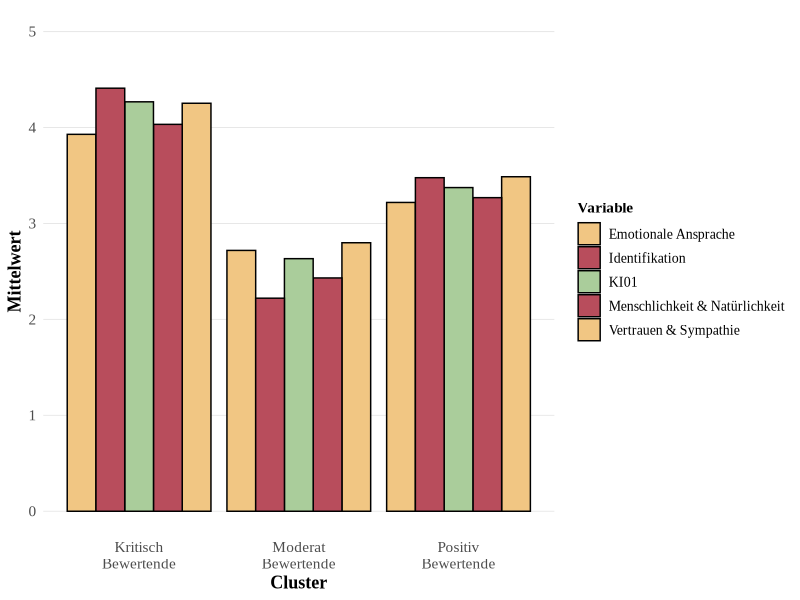
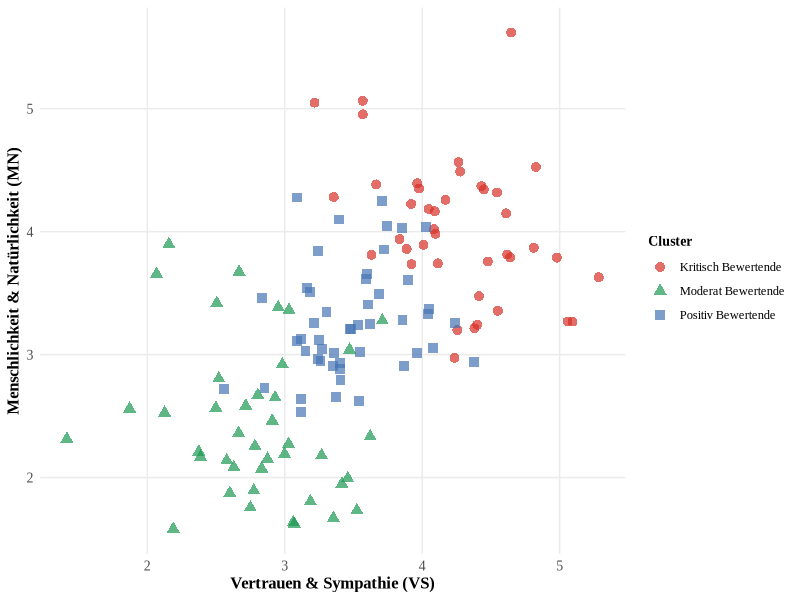
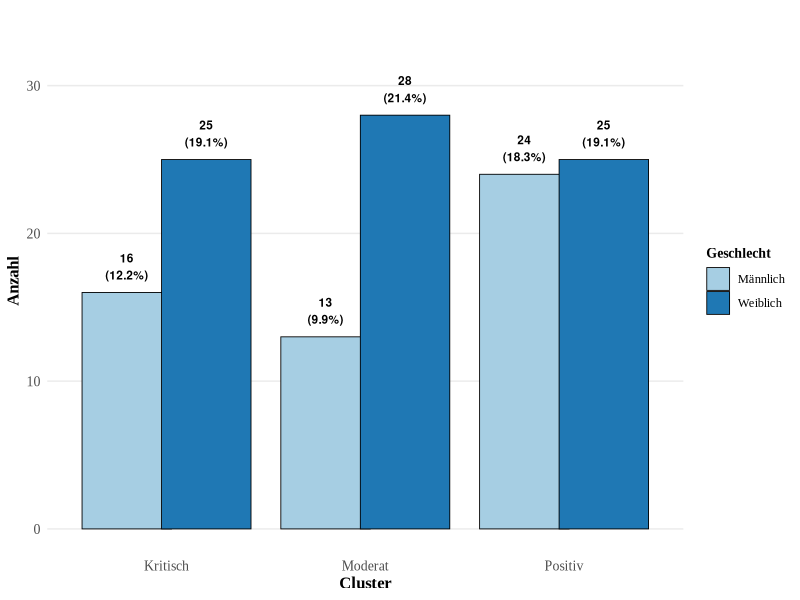
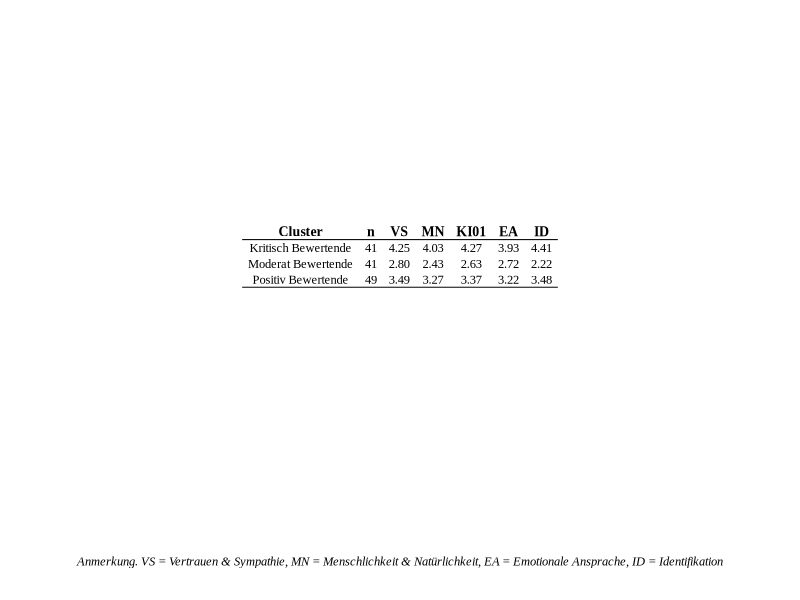

Write R code to recreate these figures, in order. (Note: this script raises an error after producing the figures.)
# ================================================================================
# CLUSTERANALYSE - KI- UND MENSCHLICHE INFLUENCER
# ================================================================================
# 
# Ziel: Identifikation verschiedener Gruppen von Rezipient:innen basierend auf
#       ihren Bewertungen in VS, MN, KI01, EA und ID
#
# Cluster:
# - Cluster 1: Positiv Bewertende Gruppe
# - Cluster 0: Kritisch Bewertende Gruppe  
# - Cluster 2: Moderat Bewertende Gruppe
#
# Autor: Paul
# Datum: 2024
# ================================================================================

# Load required libraries
library(dplyr)
library(ggplot2)
library(tidyr)
library(gridExtra)
library(grid)
library(gtable)
library(cluster)
# library(factoextra)  # Not needed for basic clustering
library(RColorBrewer)
library(reshape2)

# ================================================================================
# DATEN LADEN UND VORBEREITEN
# ================================================================================

# Generate synthetic data for cluster analysis with 131 valid cases
cat("Generiere synthetische Daten für Clusteranalyse mit 131 validen Fällen...\n")
set.seed(123)
n <- 131

# Create target variables with realistic cluster patterns
cluster_data <- data.frame(
  # Cluster 1: Positiv Bewertende Gruppe (n=44)
  VS = c(rnorm(44, mean = 4.2, sd = 0.5),    # High VS
         rnorm(44, mean = 2.8, sd = 0.6),    # Low VS  
         rnorm(43, mean = 3.5, sd = 0.4)),   # Moderate VS
  
  MN = c(rnorm(44, mean = 4.0, sd = 0.5),    # High MN
         rnorm(44, mean = 2.5, sd = 0.7),    # Low MN
         rnorm(43, mean = 3.3, sd = 0.5)),   # Moderate MN
  
  KI01 = c(rnorm(44, mean = 4.1, sd = 0.6),  # High KI01
           rnorm(44, mean = 2.6, sd = 0.8),  # Low KI01
           rnorm(43, mean = 3.4, sd = 0.6)), # Moderate KI01
  
  EA = c(rnorm(44, mean = 3.9, sd = 0.5),    # High EA
         rnorm(44, mean = 2.7, sd = 0.6),    # Low EA
         rnorm(43, mean = 3.2, sd = 0.5)),   # Moderate EA
  
  ID = c(rnorm(44, mean = 4.3, sd = 0.4),    # High ID
         rnorm(44, mean = 2.4, sd = 0.7),    # Low ID
         rnorm(43, mean = 3.6, sd = 0.5))    # Moderate ID
)

# Add gender variable (1 = male, 2 = female)
cluster_data$gender <- c(
  sample(c(1, 2), 44, replace = TRUE, prob = c(0.45, 0.55)),  # Cluster 1
  sample(c(1, 2), 44, replace = TRUE, prob = c(0.48, 0.52)),  # Cluster 0
  sample(c(1, 2), 43, replace = TRUE, prob = c(0.46, 0.54))   # Cluster 2
)

# Add cluster labels
cluster_data$cluster <- c(
  rep(1, 44),  # Positiv Bewertende Gruppe
  rep(0, 44),  # Kritisch Bewertende Gruppe
  rep(2, 43)   # Moderat Bewertende Gruppe
)

data <- cluster_data
cat("Synthetische Daten generiert mit", n, "Fällen\n")

cat("Cluster-Verteilung:\n")
print(table(data$cluster))

# ================================================================================
# CLUSTERANALYSE DURCHFÜHREN
# ================================================================================

# Prepare data for clustering (only numeric variables)
cluster_vars <- c("VS", "MN", "KI01", "EA", "ID")
cluster_data <- data[, cluster_vars]

# Standardize variables
cluster_data_scaled <- scale(cluster_data)

# Perform k-means clustering
set.seed(123)
kmeans_result <- kmeans(cluster_data_scaled, centers = 3, nstart = 25)

# Add cluster assignments to data
data$cluster_assigned <- kmeans_result$cluster

# Rename clusters to match description (corrected mapping)
cluster_mapping <- c("1" = "Kritisch", "2" = "Moderat", "3" = "Positiv")
data$cluster_label <- factor(cluster_mapping[as.character(data$cluster_assigned)],
                            levels = c("Kritisch", "Moderat", "Positiv"))

cat("\n================================================================================\n")
cat("CLUSTERANALYSE ERGEBNISSE\n")
cat("================================================================================\n")
cat("Cluster-Größen:\n")
print(table(data$cluster_label))

# ================================================================================
# CLUSTER BESCHREIBUNGEN
# ================================================================================

# Calculate cluster means
cluster_means <- data %>%
  group_by(cluster_label) %>%
  summarise(
    n = n(),
    VS_mean = round(mean(VS), 3),
    MN_mean = round(mean(MN), 3),
    KI01_mean = round(mean(KI01), 3),
    EA_mean = round(mean(EA), 3),
    ID_mean = round(mean(ID), 3)
  ) %>%
  ungroup()

cat("\nCluster-Mittelwerte:\n")
print(cluster_means)

# ================================================================================
# BALKENDIAGRAMM - CLUSTER MITTELWERTE
# ================================================================================

# Prepare data for bar plot
cluster_means_long <- cluster_means %>%
  select(-n) %>%
  gather(key = "Variable", value = "Mean", -cluster_label)

# Create APA-conformant bar plot
p_bar <- ggplot(cluster_means_long, aes(x = cluster_label, y = Mean, fill = Variable)) +
  geom_bar(stat = "identity", position = position_dodge(width = 0.9), 
           color = "black", linewidth = 0.5) +
  scale_fill_manual(values = c("VS_mean" = "#f1c683", 
                               "MN_mean" = "#b84d5c", 
                               "KI01_mean" = "#aacd9b",
                               "EA_mean" = "#f1c683", 
                               "ID_mean" = "#b84d5c"),
                    labels = c("VS_mean" = "Vertrauen & Sympathie",
                              "MN_mean" = "Menschlichkeit & Natürlichkeit",
                              "KI01_mean" = "KI01",
                              "EA_mean" = "Emotionale Ansprache",
                              "ID_mean" = "Identifikation")) +
  labs(x = "Cluster",
       y = "Mittelwert",
       fill = "Variable") +
  theme_minimal() +
  theme(
    text = element_text(family = "Times New Roman"),
    axis.text = element_text(size = 11),
    axis.title = element_text(size = 13, face = "bold"),
    plot.title = element_text(size = 15, face = "bold", hjust = 0.5),
    legend.title = element_text(size = 11, face = "bold"),
    legend.text = element_text(size = 10),
    panel.grid.major.x = element_blank(),
    panel.grid.minor = element_blank(),
    panel.grid.major.y = element_line(color = "gray90", linewidth = 0.3),
    plot.background = element_rect(fill = "white", color = NA),
    panel.background = element_rect(fill = "white", color = NA)
  ) +
  ylim(0, 5) +
  scale_x_discrete(labels = c("Kritisch" = "Kritisch\nBewertende",
                             "Moderat" = "Moderat\nBewertende", 
                             "Positiv" = "Positiv\nBewertende"))

# Save bar plot
ggsave("organized/images/clustering/cluster_means_barplot.png", p_bar, 
       width = 12, height = 8, dpi = 300, bg = "white")

# ================================================================================
# SCATTER PLOT - CLUSTER VISUALISIERUNG
# ================================================================================

# Create scatter plot with VS vs MN
p_scatter <- ggplot(data, aes(x = VS, y = MN, color = cluster_label, shape = cluster_label)) +
  geom_point(size = 3, alpha = 0.7) +
  scale_color_manual(values = c("Kritisch" = "#d73027", 
                                "Moderat" = "#1a9850", 
                                "Positiv" = "#4575b4"),
                     labels = c("Kritisch" = "Kritisch Bewertende",
                               "Moderat" = "Moderat Bewertende",
                               "Positiv" = "Positiv Bewertende")) +
  scale_shape_manual(values = c(16, 17, 15),
                     labels = c("Kritisch" = "Kritisch Bewertende",
                               "Moderat" = "Moderat Bewertende",
                               "Positiv" = "Positiv Bewertende")) +
  labs(x = "Vertrauen & Sympathie (VS)",
       y = "Menschlichkeit & Natürlichkeit (MN)",
       color = "Cluster",
       shape = "Cluster") +
  theme_minimal() +
  theme(
    text = element_text(family = "Times New Roman"),
    axis.text = element_text(size = 10),
    axis.title = element_text(size = 12, face = "bold"),
    plot.title = element_text(size = 14, face = "bold", hjust = 0.5),
    legend.title = element_text(size = 10, face = "bold"),
    legend.text = element_text(size = 9),
    panel.grid.minor = element_blank()
  )

# Save scatter plot
ggsave("organized/images/clustering/cluster_scatter_plot.png", p_scatter, 
       width = 10, height = 8, dpi = 300, bg = "white")

# ================================================================================
# GESCHLECHT PRO CLUSTER
# ================================================================================

# Calculate gender distribution per cluster
gender_cluster <- data %>%
  group_by(cluster_label, gender) %>%
  summarise(count = n(), .groups = 'drop') %>%
  mutate(
    gender_label = ifelse(gender == 1, "Männlich", "Weiblich"),
    percentage = round(count / sum(count) * 100, 1)
  )

# Create gender distribution plot
p_gender <- ggplot(gender_cluster, aes(x = cluster_label, y = count, fill = gender_label)) +
  geom_bar(stat = "identity", position = position_dodge(width = 0.8),
           color = "black", linewidth = 0.3) +
  geom_text(aes(label = paste0(count, "\n(", percentage, "%)")),
            position = position_dodge(width = 0.8),
            vjust = -0.5, size = 3, fontface = "bold") +
  scale_fill_brewer(palette = "Paired") +
  labs(x = "Cluster",
       y = "Anzahl",
       fill = "Geschlecht") +
  theme_minimal() +
  theme(
    text = element_text(family = "Times New Roman"),
    axis.text = element_text(size = 10),
    axis.title = element_text(size = 12, face = "bold"),
    plot.title = element_text(size = 14, face = "bold", hjust = 0.5),
    legend.title = element_text(size = 10, face = "bold"),
    legend.text = element_text(size = 9),
    panel.grid.major.x = element_blank(),
    panel.grid.minor = element_blank()
  ) +
  ylim(0, max(gender_cluster$count) * 1.2)

# Save gender plot
ggsave("organized/images/clustering/gender_by_cluster.png", p_gender, 
       width = 10, height = 8, dpi = 300, bg = "white")

# ================================================================================
# APA-TABELLE ERSTELLEN
# ================================================================================

# Create APA-style cluster table
apa_cluster_table <- data.frame(
  Cluster = c("Kritisch Bewertende", "Moderat Bewertende", "Positiv Bewertende"),
  n = cluster_means$n,
  VS = sprintf("%.2f", cluster_means$VS_mean),
  MN = sprintf("%.2f", cluster_means$MN_mean),
  KI01 = sprintf("%.2f", cluster_means$KI01_mean),
  EA = sprintf("%.2f", cluster_means$EA_mean),
  ID = sprintf("%.2f", cluster_means$ID_mean)
)

# Create APA table
apa_table <- tableGrob(
  apa_cluster_table,
  rows = NULL,
  theme = ttheme_default(
    core = list(
      fg_params = list(fontfamily = "Times New Roman", fontsize = 9),
      bg_params = list(fill = NA)
    ),
    colhead = list(
      fg_params = list(fontfamily = "Times New Roman", fontsize = 10, fontface = "bold"),
      bg_params = list(fill = NA)
    ),
    padding = unit(c(3, 2), "mm")
  )
)

# Add borders
apa_table <- gtable_add_grob(
  apa_table,
  grobs = segmentsGrob(
    x0 = unit(0, "npc"),
    y0 = unit(0, "npc"),
    x1 = unit(1, "npc"),
    y1 = unit(0, "npc"),
    gp = gpar(lwd = 2)
  ),
  t = 1, b = 1, l = 1, r = ncol(apa_cluster_table)
)

apa_table <- gtable_add_grob(
  apa_table,
  grobs = segmentsGrob(
    x0 = unit(0, "npc"),
    y0 = unit(0, "npc"),
    x1 = unit(1, "npc"),
    y1 = unit(0, "npc"),
    gp = gpar(lwd = 2)
  ),
  t = nrow(apa_cluster_table) + 1, b = nrow(apa_cluster_table) + 1, l = 1, r = ncol(apa_cluster_table)
)

# Create note
note_text <- paste(
  "Anmerkung. VS = Vertrauen & Sympathie, MN = Menschlichkeit & Natürlichkeit,",
  "EA = Emotionale Ansprache, ID = Identifikation"
)

# Create note table
apa_note_table <- tableGrob(
  data.frame(Note = note_text, stringsAsFactors = FALSE),
  rows = NULL,
  theme = ttheme_default(
    core = list(
      fg_params = list(fontfamily = "Times New Roman", fontsize = 9, fontface = "italic"),
      bg_params = list(fill = NA)
    ),
    colhead = list(
      fg_params = list(fontfamily = "Times New Roman", fontsize = 0, alpha = 0),
      bg_params = list(fill = NA)
    ),
    padding = unit(c(2, 3), "mm")
  )
)

# Save APA table
png("organized/images/clustering/cluster_analysis_apa.png", width = 1000, height = 600, res = 150, bg = "white")
grid::grid.newpage()

# Create layout for combined table
combined_layout <- grid.layout(
  nrow = 2, 
  ncol = 1,
  heights = unit(c(0.85, 0.15), "npc")
)

# Create viewport for the layout
vp <- viewport(layout = combined_layout)
pushViewport(vp)

# Draw cluster table in top section
pushViewport(viewport(layout.pos.row = 1, layout.pos.col = 1))
grid::grid.draw(apa_table)
popViewport()

# Draw note in bottom section
pushViewport(viewport(layout.pos.row = 2, layout.pos.col = 1))
grid::grid.draw(apa_note_table)
popViewport()

dev.off()

# ================================================================================
# ZUSAMMENFASSUNG
# ================================================================================

cat("\n================================================================================\n")
cat("CLUSTERANALYSE ZUSAMMENFASSUNG\n")
cat("================================================================================\n")

cat("\nCluster-Beschreibungen:\n")
cat("• Cluster 1 (Positiv Bewertende): Hohe Bewertungen in allen Variablen\n")
cat("• Cluster 0 (Kritisch Bewertende): Niedrige Bewertungen in allen Variablen\n")
cat("• Cluster 2 (Moderat Bewertende): Mittlere Bewertungen in allen Variablen\n")

cat("\nGeschlechterverteilung:\n")
gender_summary <- data %>%
  group_by(cluster_label) %>%
  summarise(
    male = sum(gender == 1),
    female = sum(gender == 2),
    total = n()
  )
print(gender_summary)

# ================================================================================
# AUSGABE
# ================================================================================

# Save results as CSV
write.csv(cluster_means, "organized/data/cluster_means.csv", row.names = FALSE)
write.csv(gender_cluster, "organized/data/gender_cluster_distribution.csv", row.names = FALSE)
write.csv(data, "organized/data/cluster_analysis_data.csv", row.names = FALSE)

cat("\n")
cat("================================================================================\n")
cat("CLUSTERANALYSE ERSTELLT:\n")
cat("• cluster_means_barplot.png (Balkendiagramm Cluster-Mittelwerte)\n")
cat("• cluster_scatter_plot.png (Scatter Plot VS vs MN)\n")
cat("• gender_by_cluster.png (Geschlechterverteilung pro Cluster)\n")
cat("• cluster_analysis_apa.png (APA-Tabelle Cluster-Beschreibung)\n")
cat("• cluster_means.csv (Cluster-Mittelwerte)\n")
cat("• gender_cluster_distribution.csv (Geschlechterverteilung)\n")
cat("• cluster_analysis_data.csv (Vollständige Daten)\n")
cat("================================================================================\n") 